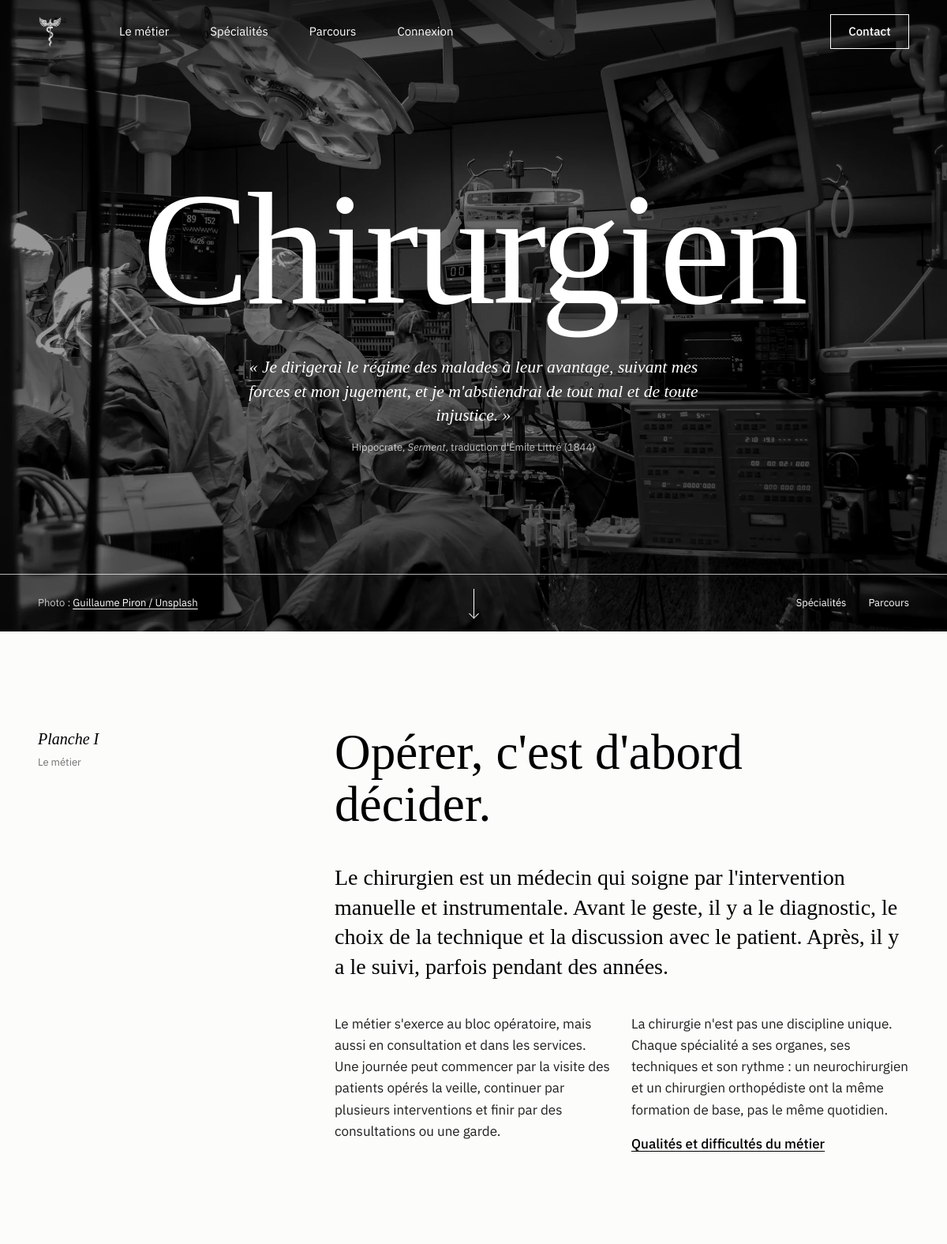
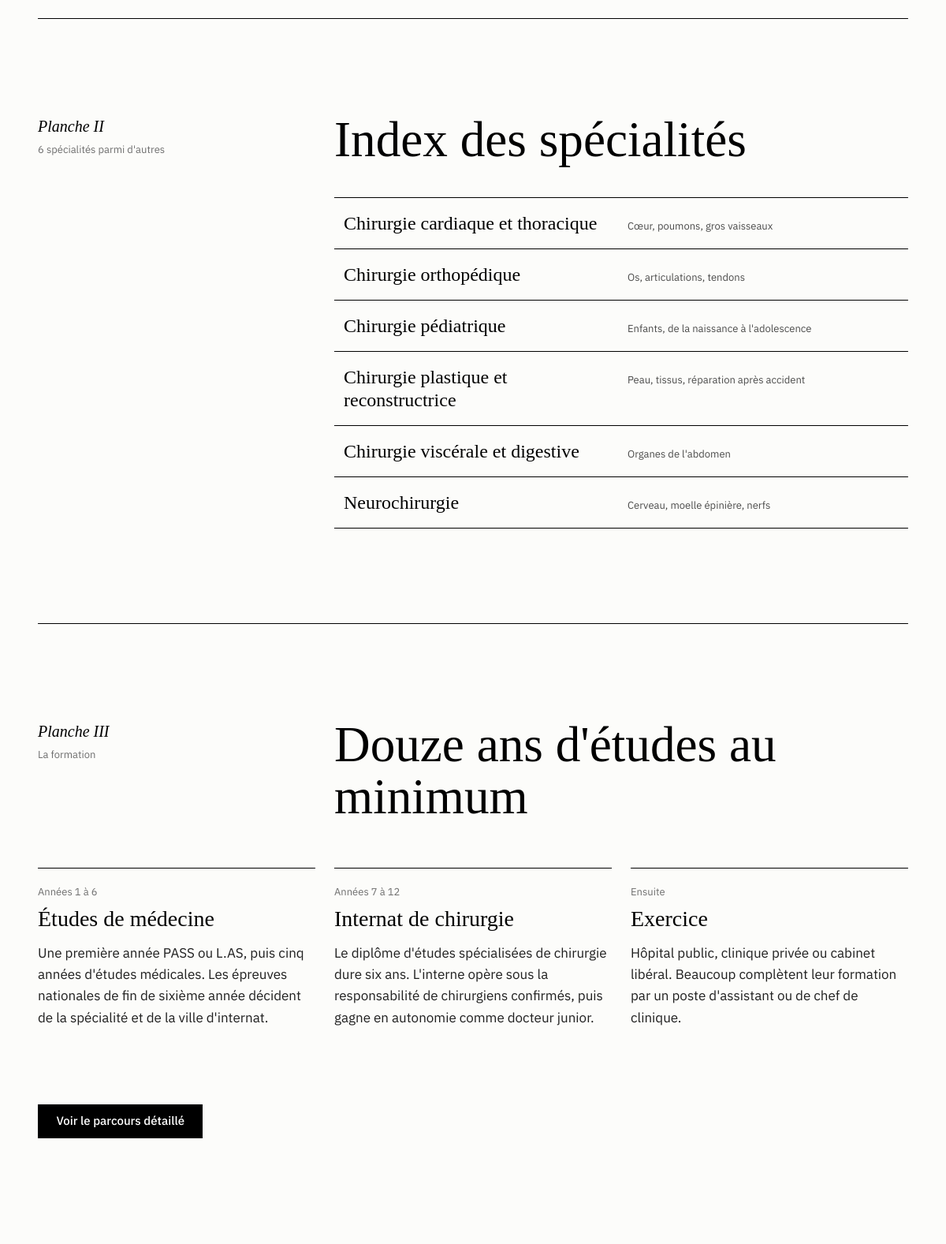
The page / (upper part) on the database its author committed (2 pictures, top to bottom).
### tables this page shows
CREATE TABLE specialite (
    id_specialite INT UNSIGNED     NOT NULL AUTO_INCREMENT,
    nom           VARCHAR(100)     NOT NULL,
    domaine       VARCHAR(150)     NOT NULL,
    description   TEXT             NOT NULL,
    duree_des     TINYINT UNSIGNED NOT NULL,
    CONSTRAINT pk_specialite       PRIMARY KEY (id_specialite),
    CONSTRAINT uq_specialite_nom   UNIQUE (nom),
    CONSTRAINT ck_specialite_duree CHECK (duree_des BETWEEN 4 AND 6)
);

### index.php (the view, shortened to what this page needs)
<?php
$racine           = './';
$page_active      = 'accueil';
$avec_hero        = true;
require_once 'includes/db.php';
$specialites = $pdo->query('SELECT id_specialite, nom, domaine FROM specialite ORDER BY nom')->fetchAll();
include 'includes/header.php';
?>
<section class="hero" aria-labelledby="hero-titre">
    <img class="hero-image"
         src="img/piron-guillaume-y5hQCIn1c6o-unsplash.webp"
         alt="Équipe chirurgicale en tenue de bloc autour d'un patient, entourée d'écrans de surveillance"
         width="2000" height="1333">
    <div class="hero-contenu conteneur-site">
        <h1 class="hero-titre" id="hero-titre">Chirurgien</h1>
        <figure class="hero-serment">
            <blockquote class="hero-serment-texte">
                <p>
                    « Je dirigerai le régime des malades à leur avantage,
                    suivant mes forces et mon jugement, et je m'abstiendrai
                    de tout mal et de toute injustice. »
                </p>
            </blockquote>
            <figcaption class="hero-serment-source">
                Hippocrate, <cite>Serment</cite>, traduction d'Émile Littré (1844)
            </figcaption>
        </figure>
    </div>
    <div class="hero-pied">
        <div class="conteneur-site hero-pied-grille">
            <p class="hero-credit">
                Photo :
                <a href="https://unsplash.com/photos/y5hQCIn1c6o" target="_blank" rel="noopener">Guillaume Piron / Unsplash</a>
            </p>
            <a class="fleche-bas" href="#introduction" aria-label="Descendre vers la présentation du métier">
            </a>
            <ul class="hero-raccourcis">
                <li><a href="pages/specialites.php">Spécialités</a></li>
                <li><a href="pages/parcours.php">Parcours</a></li>
            </ul>
        </div>
    </div>
</section>
<section class="planche" id="introduction" aria-labelledby="intro-titre">
    <div class="conteneur-site">
        <div class="row">
            <div class="col-lg-3">
                <p class="planche-numero">Planche I</p>
                <p class="planche-legende">Le métier</p>
            </div>
            <div class="col-lg-8 offset-lg-1">
                <h2 class="titre-section" id="intro-titre">Opérer, c'est d'abord décider.</h2>
                <p class="texte-chapeau">
                    Le chirurgien est un médecin qui soigne par l'intervention manuelle
                    et instrumentale. Avant le geste, il y a le diagnostic, le choix de la
                    technique et la discussion avec le patient. Après, il y a le suivi,
                    parfois pendant des années.
                </p>
                <div class="row">
                    <div class="col-md-6">
                        <p>
                            Le métier s'exerce au bloc opératoire, mais aussi en consultation
                            et dans les services. Une journée peut commencer par la visite des
                            patients opérés la veille, continuer par plusieurs interventions et
                            finir par des consultations ou une garde.
                        </p>
                    </div>
                    <div class="col-md-6">
                        <p>
                            La chirurgie n'est pas une discipline unique. Chaque spécialité a
                            ses organes, ses techniques et son rythme : un neurochirurgien et un
                            chirurgien orthopédiste ont la même formation de base, pas le même
                            quotidien.
                        </p>
                        <p><a class="lien-texte" href="pages/metier.php">Qualités et difficultés du métier</a></p>
                    </div>
                </div>
            </div>
        </div>
    </div>
</section>
<section class="planche planche-filet" aria-labelledby="index-titre">
    <div class="conteneur-site">
        <div class="row">
            <div class="col-lg-3">
                <p class="planche-numero">Planche II</p>
                <p class="planche-legende"><?= count($specialites) ?> spécialités parmi d'autres</p>
            </div>
            <div class="col-lg-8 offset-lg-1">
                <h2 class="titre-section" id="index-titre">Index des spécialités</h2>
                <ul class="index-liste">
                    <?php foreach ($specialites as $specialite) : ?>
                        <li>
                            <a class="index-ligne" href="pages/specialite.php?id=<?= (int) $specialite['id_specialite'] ?>">
                                <span class="index-nom"><?= htmlspecialchars($specialite['nom']) ?></span>
                                <span class="index-domaine"><?= htmlspecialchars($specialite['domaine']) ?></span>
                            </a>
                        </li>
                    <?php endforeach; ?>
                </ul>
            </div>
        </div>
    </div>
</section>
<section class="planche planche-filet" aria-labelledby="formation-titre">
    <div class="conteneur-site">
        <div class="row">
            <div class="col-lg-3">
                <p class="planche-numero">Planche III</p>
                <p class="planche-legende">La formation</p>
            </div>
            <div class="col-lg-8 offset-lg-1">
                <h2 class="titre-section" id="formation-titre">Douze ans d'études au minimum</h2>
            </div>
        </div>
        <ol class="row etapes">
            <li class="col-md-4 etape">
                <p class="etape-annees">Années 1 à 6</p>
                <h3 class="etape-titre">Études de médecine</h3>
                <p>
                    Une première année PASS ou L.AS, puis cinq années d'études médicales.
                    Les épreuves nationales de fin de sixième année décident de la
                    spécialité et de la ville d'internat.
                </p>
            </li>
            <li class="col-md-4 etape">
                <p class="etape-annees">Années 7 à 12</p>
                <h3 class="etape-titre">Internat de chirurgie</h3>
                <p>
                    Le diplôme d'études spécialisées de chirurgie dure six ans. L'interne opère sous la responsabilité de chirurgiens
                    confirmés, puis gagne en autonomie comme docteur junior.
                </p>
            </li>
            <li class="col-md-4 etape">
                <p class="etape-annees">Ensuite</p>
                <h3 class="etape-titre">Exercice</h3>
                <p>
                    Hôpital public, clinique privée ou cabinet libéral. Beaucoup
                    complètent leur formation par un poste d'assistant ou de chef
                    de clinique.
                </p>
            </li>
        </ol>
        <p class="planche-suite">
            <a class="btn btn-plein" href="pages/parcours.php">Voir le parcours détaillé</a>
        </p>
    </div>
</section>
<?php include 'includes/footer.php'; ?>

### includes/header.php (shortened to what this page needs)
<?php
$racine           = $racine ?? './';
$page_active      = $page_active ?? '';
$avec_hero        = $avec_hero ?? false;
$est_connecte = est_connecte();
$liens_menu = [
    'metier'      => ['Le métier', 'pages/metier.php'],
    'specialites' => ['Spécialités', 'pages/specialites.php'],
    'parcours'    => ['Parcours', 'pages/parcours.php'],
];
if ($est_connecte) {
    $liens_menu['espace'] = ['Mon espace', 'pages/espace.php'];
} else {
    $liens_menu['connexion'] = ['Connexion', 'pages/connexion.php'];
}
?>
<!DOCTYPE html>
<html lang="fr">
<head>
    <link rel="stylesheet" href="https://cdn.jsdelivr.net/npm/bootstrap@5.3.3/dist/css/bootstrap.min.css">
    <link rel="stylesheet" href="<?= $racine ?>css/style.css">
</head>
<body class="<?= $avec_hero ? 'page-hero' : 'page-standard' ?>">
<header class="entete-site fixed-top<?= $avec_hero ? '' : ' entete-claire' ?>" id="entete-site">
    <nav class="navbar navbar-expand-lg" aria-label="Navigation principale">
        <div class="container-fluid conteneur-site">
            <a class="navbar-brand" href="<?= $racine ?>index.php">
                <img class="logo-site" src="<?= $racine ?>img/Medicine.svg"
                     alt="Caducée, retour à l'accueil" width="32" height="40">
            </a>
            <div class="collapse navbar-collapse" id="menu-principal">
                <ul class="navbar-nav menu-liens">
                    <?php foreach ($liens_menu as $cle => $lien) : ?>
                        <li class="nav-item">
                            <a class="nav-link<?= $cle === $page_active ? ' active' : '' ?>"
                               href="<?= $racine . $lien[1] ?>"
                               <?= $cle === $page_active ? 'aria-current="page"' : '' ?>>
                                <?= htmlspecialchars($lien[0]) ?>
                            </a>
                        </li>
                    <?php endforeach; ?>
                </ul>
                <a class="btn btn-contour" href="<?= $racine ?>pages/contact.php">Contact</a>
            </div>
        </div>
    </nav>
</header>
<main id="contenu">

### includes/footer.php (shortened to what this page needs)
</main>
</body>
</html>

### rows shown on the page
specialite: nom "Chirurgie cardiaque et thoracique", domaine "Cœur, poumons, gros vaisseaux"
specialite: nom "Chirurgie orthopédique", domaine "Os, articulations, tendons"
specialite: nom "Chirurgie pédiatrique", domaine "Enfants, de la naissance à l'adolescence"
specialite: nom "Chirurgie plastique et reconstructrice", domaine "Peau, tissus, réparation après accident"
specialite: nom "Chirurgie viscérale et digestive", domaine "Organes de l'abdomen"
specialite: nom "Neurochirurgie", domaine "Cerveau, moelle épinière, nerfs"

### other values the page prints
$lien[0] "Le métier"
$lien[0] "Spécialités"
$lien[0] "Parcours"
$lien[0] "Connexion"
count($specialites) "6"
